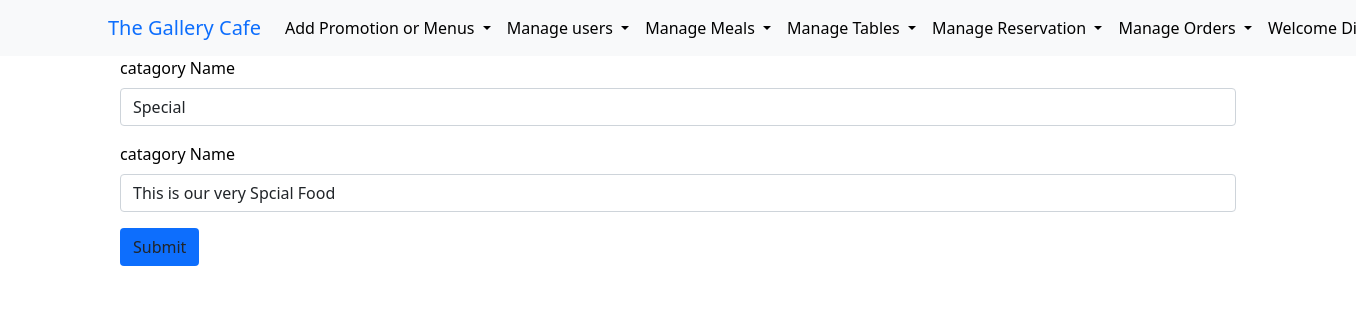
The app's page /updatefoodcatagory.php?catagory_id=1 (signed in) with its own data.
### tables this page shows
CREATE TABLE `categories` (
  `catagory_id` int(11) NOT NULL,
  `catagory_name` varchar(100) NOT NULL,
  `catagory_description` varchar(200) NOT NULL,
  `is_deleted` int(1) NOT NULL
);

### updatefoodcatagory.php (the view, shortened to what this page needs)
<?php include("./inc/connection.php") ?>
<?php
if (isset($_GET['catagory_id'])) {
    $catagory_id = $_GET['catagory_id'];
    $query = "SELECT * FROM categories WHERE catagory_id='{$catagory_id}' LIMIT 1";
    $result = mysqli_query($conn, $query);
    if (mysqli_num_rows($result) == 1) {
        $row = mysqli_fetch_assoc($result);
        $catagory_name = $row['catagory_name'];
        $catagory_description = $row['catagory_description'];
    }
}
?>
<!DOCTYPE html>
<html lang="en">
<head>
</head>
<?php
if ($_SESSION['usertype'] == "normaluser") {
    include("./inc/mainheader.php");
} else if ($_SESSION['usertype'] == "SystemAdmin") {
    include("./inc/adminheader.php");
} else if ($_SESSION['usertype'] == "operational") {
    include("./inc/opheader.php");
}
?>
<body>
    <div class="container">
        <form action="updatefoodcatagory.php" method="post" enctype="multipart/form-data">
            <div class="mb-3">
                <label for="catagory_name" class="form-label">catagory Name</label>
                <input type="text" class="form-control" id="catagory_name" <?php if (isset($catagory_name)) {
                                                                                echo "value=\"" . $catagory_name . "\"";
                                                                            } ?> name="catagory_name" placeholder="Special">
            </div>
            <div class="mb-3">
                <label for="catagory_description" class="form-label">catagory Name</label>
                <input type="text" class="form-control" id="catagory_description" <?php if (isset($catagory_description)) {
                                                                                        echo "value=\"" . $catagory_description . "\"";
                                                                                    } ?> name="catagory_description" placeholder="This is .......">
            </div>
            <div class="mb-3">
                <button type="submit" name="submit" class="btn bg-primary ">Submit</button>
            </div>
        </form>
    </div>
</body>
</html>

### css/main.css (style rules this page uses)
* { margin: 0; padding: 0; box-sizing: border-box; color: black; }

### records on screen
categories: catagory_name "Special", catagory_description "This is our very Spcial Food"
